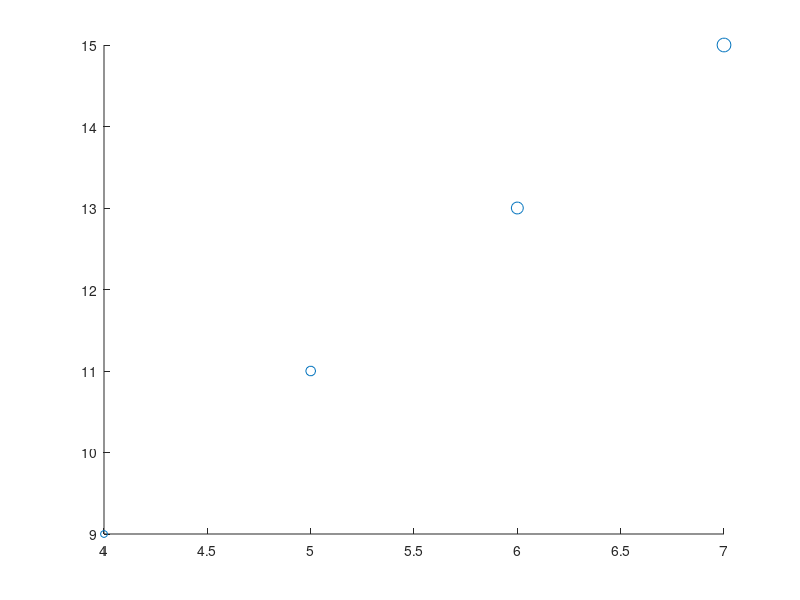

Reproduce this figure in MATLAB. (Note: this script raises an error after producing the figure.)
rng(0)
x = (1:13) + rand(1,13);
y = 10+(x-14).^2 + 5*rand(1,13);
% Task1 
% When using the scatter function, you can scale the size of the markers, by supplying it as the third optional input which must be either a scalar or the same length as the input values.
% scatter(x,y,scaledValue)
% TASK
% Modify the scatter command to create a scatter plot with the same data on the x and y axis, but with markers with area specified by the vector [25 50 75 100].
scatter([4 5 6 7],[9 11 13 15], [25 50 75 100]);
%--------------------------------------
Plot the scatter plot of the variables x and y with markers whose size scale as specified in the vector 10*x.
scatter(x,y, 10*x)
%Modify the command from the previous task to create the scatter plot with red square markers.
scatter(x,y, 10*x, 'rs')
%--------------------------------------
%Modify the code to create a scatter plot with filled markers.
scatter(x,y, 10*x, 'rs','filled')
%Modify the code to create a scatter plot with partially transparent markers.
scatter(x,y, 10*x, 'rs','filled', ...
    'MarkerFaceAlpha', 0.2)
